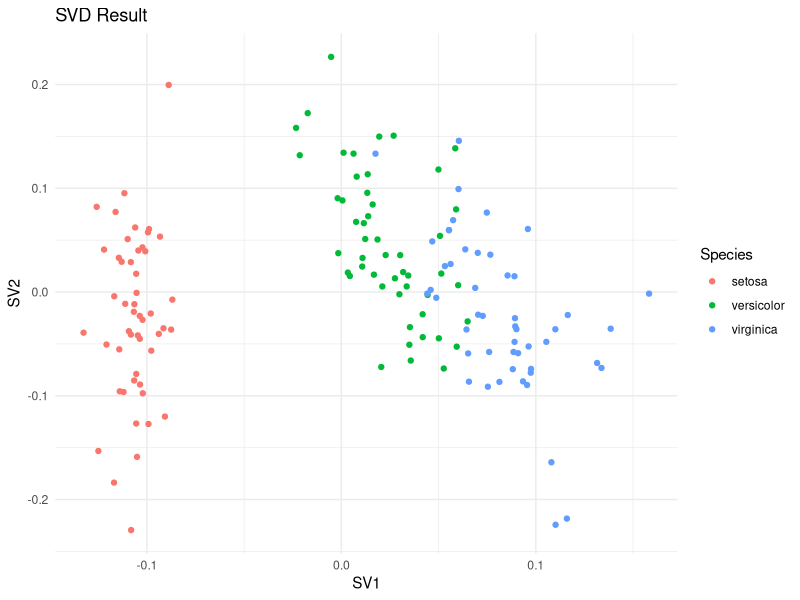

Recreate this plot in R.
# Charger les packages nécessaires
library(caret)
library(MASS)
library(ggplot2)

# Etape 1 : Explorer les données
data(iris)
df <- iris
print(head(df))

# Etape 2 : Rechercher les valeurs nulles
print(sum(is.na(df)))

# Etape 3 : Normaliser les données
df_normalized <- df
df_normalized[-5] <- scale(df[-5])

# Etape 4 : Calculer la matrice de corrélation
correlation_matrix <- cor(df_normalized[-5])
print(correlation_matrix)

# Etape 5 : Application de SVD
svd_result <- svd(df_normalized[-5])

# Créer un nouveau dataframe avec les résultats de SVD
df_svd <- as.data.frame(svd_result$u[, 1:2])
colnames(df_svd) <- c("SV1", "SV2")

# Assurez-vous que df_svd a le même nombre de lignes que df
if(nrow(df_svd) == nrow(df)) {
  df_svd$Species <- df$Species
}

# Etape 6 : Visualisation des résultats
ggplot(df_svd, aes(x=SV1, y=SV2, color=Species)) +
  geom_point() +
  labs(title="SVD Result", x="SV1", y="SV2") +
  theme_minimal()
